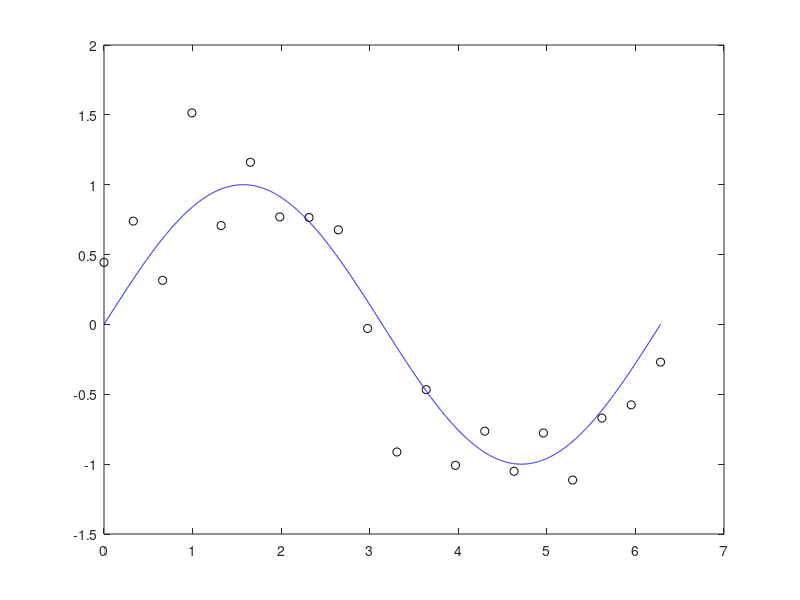

The MATLAB script that drew this image: (Note: this script raises an error after producing the figure.)
N = 20;                             % počet vzorků
func = @(x) sin(x);                 % testovaná funkce

x = 0:((2*pi)/(N-1)):2*pi;          % vzorkovací čas
t = awgn(func(x),10);               % naměřená data

x_c = 0:((2*pi)/((N*100)-1)):2*pi;  % spojitý čas
t_c = func(x_c);                    % spojitý průběh

M = 9;                              % řád polynomu

figure()
plot(x,t,'ko');                     % vykreslení naměřených dat
hold on;
plot(x_c,t_c,'b')                   % vykreslení původní funkce

K = 20;
E_RMS = zeros(1,K);
E_RMS_c = zeros(1,K);
for i = 0:K
    
    [t_w,w,e,E_w] = Polynomial_regression(x,t,i,0); % výpočet aproximace
    E_RMS(i+1) = sqrt((2*E_w)/N);                   % výpočet chyby aproximace oproti naměřeným datům
    plot(x,t_w,'r--');                              % vykreselní aproximace
    
    t_w_c = Polynomial_evaluation(x_c,w);           % aplikace aproximace na testovací data
    e_c = t_c - t_w_c;                              % rozdíly skutečných hodnot funkce oproti aproximaci
    E_RMS_c(i+1) = sqrt((sum(e_c.^2))/(N*100));     % výpočet chyby aproximace oproti původním hodnotám funkce 
end

figure();
plot(0:K,E_RMS,'b-o');      % vykreslení vývoje chyb aproximace na TRÉNINKOVÝCH datech vůči velikosti prokládajícího polynomu 
hold on;                
plot(0:K,E_RMS_c,'r-o');    % vykreslení vývoje chyb aproximace na TESTOVACÍCH datech vůči velikosti prokládajícího polynomu


K = 20;
E_RMS = zeros(1,K);
E_RMS_c = zeros(1,K);
for i = 0:K
    
    [t_w,w,e,E_w] = Polynomial_regression(x,t,M,i); % výpočet aproximace
    E_RMS(i+1) = sqrt((2*E_w)/N);                   % výpočet chyby aproximace oproti naměřeným datům
    plot(x,t_w,'r--');                              % vykreselní aproximace
    
    t_w_c = Polynomial_evaluation(x_c,w);           % aplikace aproximace na testovací data
    e_c = t_c - t_w_c;                              % rozdíly skutečných hodnot funkce oproti aproximaci
    E_RMS_c(i+1) = sqrt((sum(e_c.^2))/(N*100));     % výpočet chyby aproximace oproti původním hodnotám funkce 
end

figure();
plot(0:K,E_RMS,'b-o');      % vykreslení vývoje chyb aproximace na TRÉNINKOVÝCH datech vůči velikosti prokládajícího polynomu 
hold on;                
plot(0:K,E_RMS_c,'r-o');    % vykreslení vývoje chyb aproximace na TESTOVACÍCH datech vůči velikosti prokládajícího polynomu


